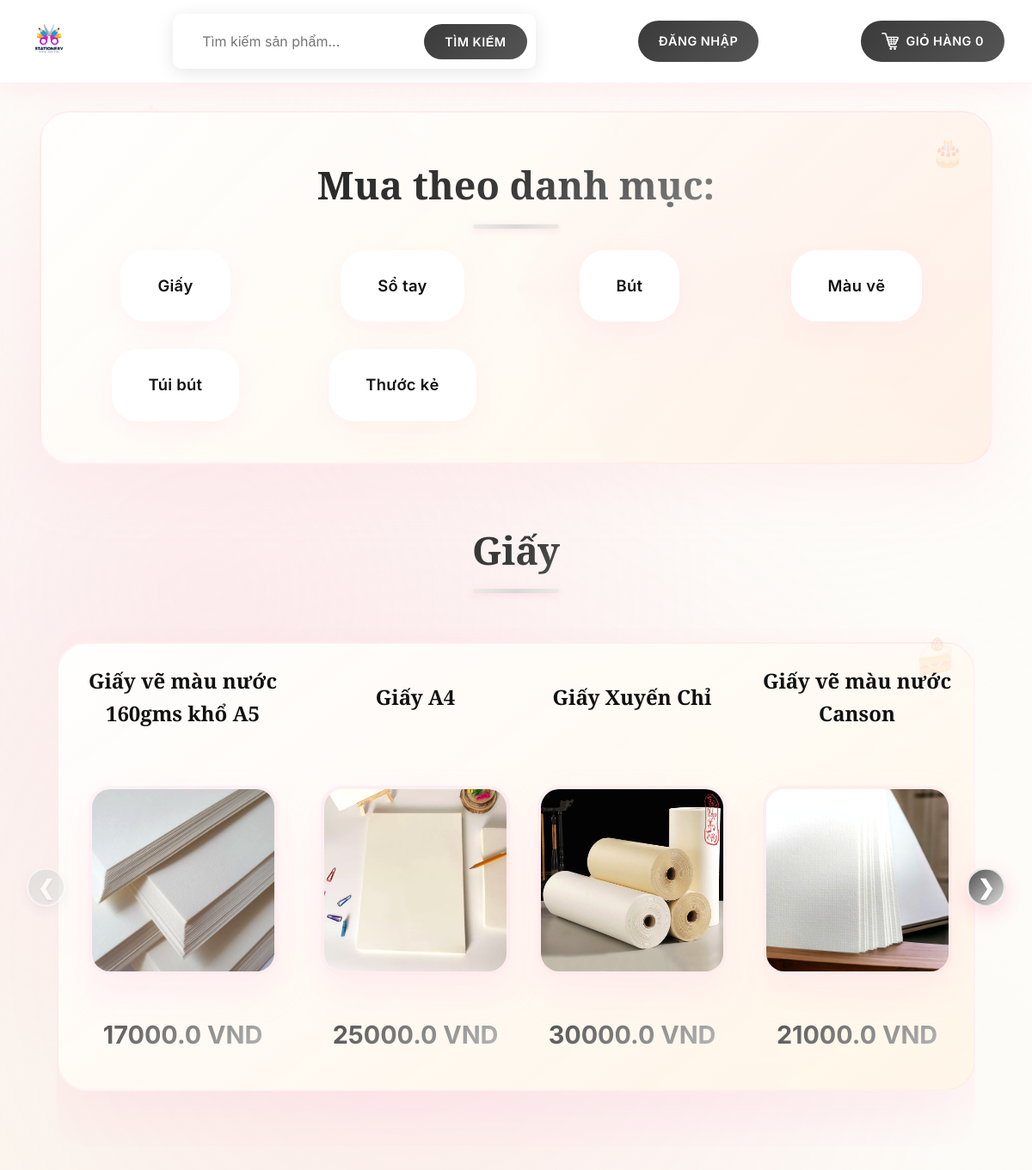
Screenshot of /displayCategory?categoryId=1 with the database file from the repository.
### tables this page shows
CREATE TABLE categories
		(categoryId INTEGER PRIMARY KEY,
		name TEXT
		);

CREATE TABLE products
		(productId INTEGER PRIMARY KEY,
		name TEXT,
		price REAL,
		description TEXT,
		image TEXT,
		stock INTEGER,
		categoryId INTEGER,
		FOREIGN KEY(categoryId) REFERENCES categories(categoryId)
		);

### routes/main_routes.py (the view)
@main_bp.route("/displayCategory")
def displayCategory():
    loggedIn, firstName, noOfItems = getLoginDetails()
    categoryId = request.args.get("categoryId")
    if not categoryId:
        flash("Danh mục không tồn tại!")
        return redirect(url_for('main.root'))
    try:
        with get_db_connection() as conn:
            cur = conn.cursor()
            cur.execute("""
                SELECT products.productId, products.name, products.price, products.description,
                       products.image, products.stock, categories.name
                FROM products
                JOIN categories ON products.categoryId = categories.categoryId
                WHERE categories.categoryId = ?
            """, (categoryId,))
            data = cur.fetchall()
            cur.execute('SELECT categoryId, name FROM categories')
            categoryData = cur.fetchall()
    except sqlite3.Error as e:
        print(f"Database error in displayCategory: {e}")
        data = []
        categoryData = []
    categoryName = data[0][6] if data else "Danh mục không xác định"
    data = parse(data)
    return render_template('displayCategory.html',
                         data=data,
                         loggedIn=loggedIn,
                         firstName=firstName,
                         noOfItems=noOfItems,
                         categoryName=categoryName,
                         categoryData=categoryData)

### app.py (called while the page is built)
def create_app():
    app = Flask(__name__)
    app.config.from_object(Config)
    if not os.path.exists(app.config['UPLOAD_FOLDER']):
        os.makedirs(app.config['UPLOAD_FOLDER'])
    register_blueprints(app)
    @app.context_processor
    def inject_template_vars():
        return {
            'url_for': url_for_wrapper
        }
    return app

def url_for_wrapper(endpoint, **values):
    from flask import url_for as flask_url_for
    route_mapping = {
        'root': 'main.root',
        'logout': 'auth.logout',
        'loginForm': 'auth.loginForm',
        'cart': 'cart.cart',
        'profileHome': 'profile.profileHome',
        'search': 'search.search',  # Map search route
        'displayCategory': 'search.search_by_category'  # Map category display
    }
    mapped_endpoint = route_mapping.get(endpoint, endpoint)
    try:
        return flask_url_for(mapped_endpoint, **values)
    except:
        try:
            return flask_url_for(endpoint, **values)
        except:
            return '#'

### utils/database.py (called while the page is built)
@contextmanager
def get_db_connection():
    conn = sqlite3.connect(Config.DATABASE_PATH)
    try:
        yield conn
    except Exception as e:
        conn.rollback()
        raise e
    finally:
        conn.close()

### utils/helpers.py (called while the page is built, shortened)
def parse(data):
    ans = []
    i = 0
    while i < len(data):
        curr = []
        for j in range(7):
            if i >= len(data):
                break
            curr.append(data[i])
            i += 1
        ans.append(curr)
    return ans

def getLoginDetails():
    try:
        with get_db_connection() as conn:
            cur = conn.cursor()
            if 'email' not in session:
                return False, '', 0
    except sqlite3.Error as e:
        print(f"Database error in getLoginDetails: {e}")
        return False, '', 0

### templates/displayCategory.html (shortened to what this page needs)
<!DOCTYPE HTML>
<html>
<head>
<link rel="stylesheet" href="{{ url_for('static', filename='css/home.css') }}" />
<link rel="stylesheet" href="{{ url_for('static', filename='css/topStyle.css') }}" />
<link rel="stylesheet" href="{{ url_for('static', filename='css/carousel-buttons.css') }}" />
</head>
<body>
<div id="title">
	<a href="/">
		<img id="logo" src="{{ url_for('static', filename='images/logo.png') }}" />
	</a>
	<form action="/search" method="GET">
		<input id="searchBox" type="text" name="searchQuery" placeholder="Tìm kiếm sản phẩm...">
		<input id="searchButton" type="submit" value="Tìm kiếm">
	</form>
	{% if not loggedIn %}
	<div id="signInButton">
		<a class="link" href="/loginForm">Đăng nhập</a>
	</div>
	{% endif %}
	<div id="kart">
		<a class="link" href="/cart">
			<img src="{{ url_for('static', filename='images/shoppingCart.png') }}" id="cartIcon" />
			GIỎ HÀNG {{noOfItems}}
		</a>
	</div>
</div>
<div class="display">
	<div class="displayCategory">
		<h2>Mua theo danh mục: </h2>
		<ul>
			{% for row in categoryData %}
			<li><a href="/displayCategory?categoryId={{row[0]}}">{{row[1]}}</a></li>
			{% endfor %}
		</ul>
	</div>
	<div>
		<h2>{{ categoryName }}</h2>
		{% if data %}
			{% for row_data in data %}
			<div class="product-carousel-container" data-carousel-id="category-carousel-{{loop.index}}">
				<button class="nav-button prev-button" aria-label="Sản phẩm trước đó">
					<span class="nav-icon">&#10094;</span>
				</button>
				<div class="product-carousel">
					<table>
						<tr id="productName">
							{% for row in row_data %}
							<td>
								{{row[1]}}
							</td>
							{% endfor %}
						</tr>
						<tr id="productImage">
							{% for row in row_data %}
							<td>
								<a href="/productDescription?productId={{row[0]}}">
									<img src="{{ url_for('static', filename='uploads/' + row[4]) }}" id="itemImage" loading="lazy" alt="{{row[1]}}" />
								</a>
							</td>
							{% endfor %}
						</tr>
						<tr id="productPrice">
							{% for row in row_data %}
							<td>
								{{row[2]}} VND
							</td>
							{% endfor %}
						</tr>
					</table>
				</div>
				<button class="nav-button next-button" aria-label="Sản phẩm tiếp theo">
					<span class="nav-icon">&#10095;</span>
				</button>
			</div>
			{% endfor %}
		{% endif %}
	</div>
</div>
</body>
</html>

### static/css/topStyle.css (style rules this page uses)
:root { --cream: #FBF7EF; --light-pink: #F7F2E8; --white: #FFFFFF; --dark-brown: #111111; --medium-brown: #3A3A3A; --primary-pink: #3A3A3A; --secondary-pink: #6A6A6A; --accent-gold: #D9D9D9; --shadow-primary: rgba(0, 0, 0, 0.15); --shadow-gold: rgba(0, 0, 0, 0.08); --gradient-1: linear-gradient(135deg, #3A3A3A 0%, #555555 100%); --gradient-2: linear-gradient(45deg, #FBF7EF 0%, #FFFFFF 100%); --cake-pink: #EDEAE2; --cake-cream: #FFFFFF; --cake-chocolate: #111111; --transition-fast: 0.2s; --transition-medium: 0.3s; --transition-slow: 0.5s; }
#title { background: rgba(255, 255, 255, 0.95); backdrop-filter: blur(20px); -webkit-backdrop-filter: blur(20px); padding: 1rem 2rem; box-shadow: 0 8px 32px rgba(255, 107, 157, 0.1); border-bottom: 1px solid rgba(255, 107, 157, 0.1); position: sticky; top: 0; z-index: 1000; display: flex; align-items: center; justify-content: space-between; flex-wrap: wrap; gap: 1rem; overflow: visible; }
#logo { height: 50px; width: auto; transition: transform 0.3s ease; }
form { display: flex; align-items: center; background: var(--white); border-radius: 10px; padding: 0.5rem; box-shadow: 0 4px 20px rgba(0, 0, 0, 0.1); border: 2px solid transparent; transition: all 0.3s ease; }
#searchBox { border: none; outline: none; padding: 0.75rem 1.5rem; font-size: 1rem; border-radius: 50px; background: transparent; flex: 1; min-width: 250px; font-family: 'Inter', sans-serif; color: var(--dark-brown); }
#searchBox::placeholder { color: var(--medium-brown); opacity: 0.7; }
#searchButton { background: var(--gradient-1); border: none; color: white; padding: 0.75rem 1.5rem; border-radius: 50px; cursor: pointer; font-weight: 600; transition: all 0.3s ease; text-transform: uppercase; letter-spacing: 0.5px; font-family: 'Inter', sans-serif; font-size: 0.9rem; }
.link { background: var(--gradient-1); color: white; text-decoration: none; padding: 0.75rem 1.5rem; border-radius: 50px; font-weight: 600; transition: all 0.3s ease; display: flex; align-items: center; gap: 0.5rem; text-transform: uppercase; letter-spacing: 0.5px; font-size: 0.9rem; font-family: 'Inter', sans-serif; }
#signInButton { display: flex; align-items: center; }
#signInButton .link { margin: 0; }
#kart { display: flex; align-items: center; }
#kart .link { margin: 0; }
#cartIcon { width: 20px; height: 20px; filter: brightness(0) invert(1); }
@media (max-width: 1200px) { #searchBox { min-width: 200px; } }
#title { transition: all 0.3s ease; }
* { transition: color 0.3s ease, background-color 0.3s ease, transform 0.3s ease; }
#title { animation: slideDown 0.6s ease-out; }

### static/css/carousel-buttons.css (style rules this page uses)
.nav-button { position: absolute; top: 50%; transform: translateY(-50%); width: 45px; height: 45px; border-radius: 50%; background: linear-gradient(135deg, var(--primary-pink) 0%, var(--accent-gold) 100%); border: none; box-shadow: 0 8px 25px rgba(255, 107, 157, 0.3); cursor: pointer; z-index: 10; display: flex; align-items: center; justify-content: center; transition: all 0.3s cubic-bezier(0.4, 0, 0.2, 1); will-change: transform, box-shadow; border: 2px solid rgba(255, 255, 255, 0.8); opacity: 0.9; }
.prev-button { left: -15px; }
.next-button { right: -15px; }
.nav-button.disabled { opacity: 0.5; cursor: not-allowed; background: linear-gradient(135deg, #cccccc 0%, #dddddd 100%); box-shadow: 0 5px 15px rgba(0, 0, 0, 0.1); }
.nav-icon { font-size: 1.5rem; color: white; font-weight: bold; text-shadow: 0 1px 2px rgba(0, 0, 0, 0.2); }
.product-carousel-container { position: relative; display: flex; align-items: center; margin-bottom: 3rem; padding: 0 20px; contain: layout style; }
.product-carousel { width: 100%; overflow-x: hidden; scroll-behavior: smooth; -webkit-overflow-scrolling: touch; contain: layout; will-change: scroll-position; border-radius: 35px; padding: 1rem 0; }

### rows the page displays
categories: name "Giấy"
categories: name "Sổ tay"
categories: name "Bút"
categories: name "Màu vẽ"
categories: name "Túi bút"
categories: name "Thước kẻ"
products: name "Giấy vẽ màu nước 160gms khổ A5", image (picture), price "17000.0"
products: name "Giấy A4", image (picture), price "25000.0"
products: name "Giấy Xuyến Chỉ", image (picture), price "30000.0"
products: name "Giấy vẽ màu nước Canson", image (picture), price "21000.0"

### other values shown
{{ noOfItems }} "0"
